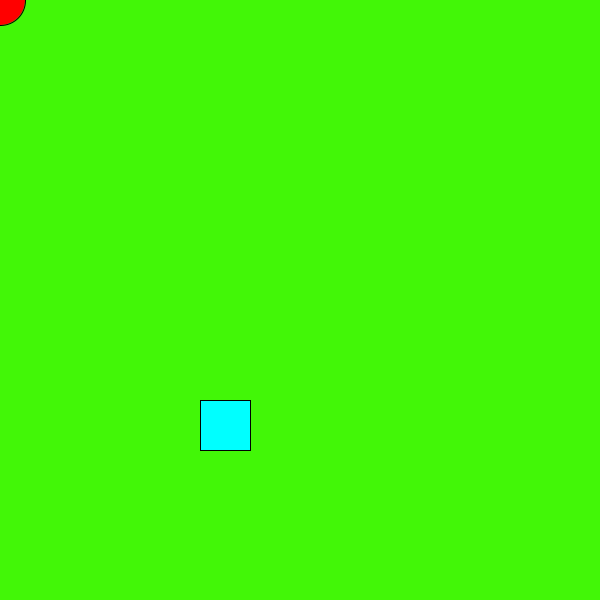
Frame 1 (no input)
Frame 60 (the mouse pressed at the canvas centre just before this capture): identical to frame 1, image omitted
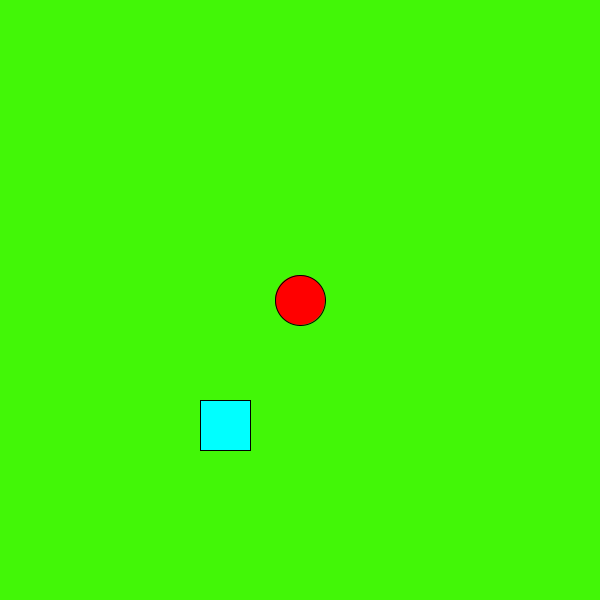
Frame 120 (the mouse held since frame 60 and released just before this capture)

The Processing sketch that drew these frames (run headless with seeded random() and noise(); from frame 60 on, the mouse is pressed at the canvas centre):

// Processing sketch: Ejercicio17
// ── Ejercicio17.pde
float x1=100, y1=100, x2=200,y2=400;
float caja= 25;

void setup(){
 size(600,600); 
}

void draw(){
 background(#42F707);
 float coordX= x2 - x1;
 float coordY= y2 - y1;
 
 float dist= sqrt(pow(coordX,2)+ pow(coordY,2));
 String texto= "estas a " + dist;
 println(texto);
 if(dist <=caja){
 println("Has obtenido caja");
 }
 fill(0,255,255);
 rect(x2,y2,50,50);
 fill(255,0,0);
 ellipse(mouseX,mouseY,50,50);
}

void mouseMoved(){
 x1=mouseX;
 y1=mouseY;
}
